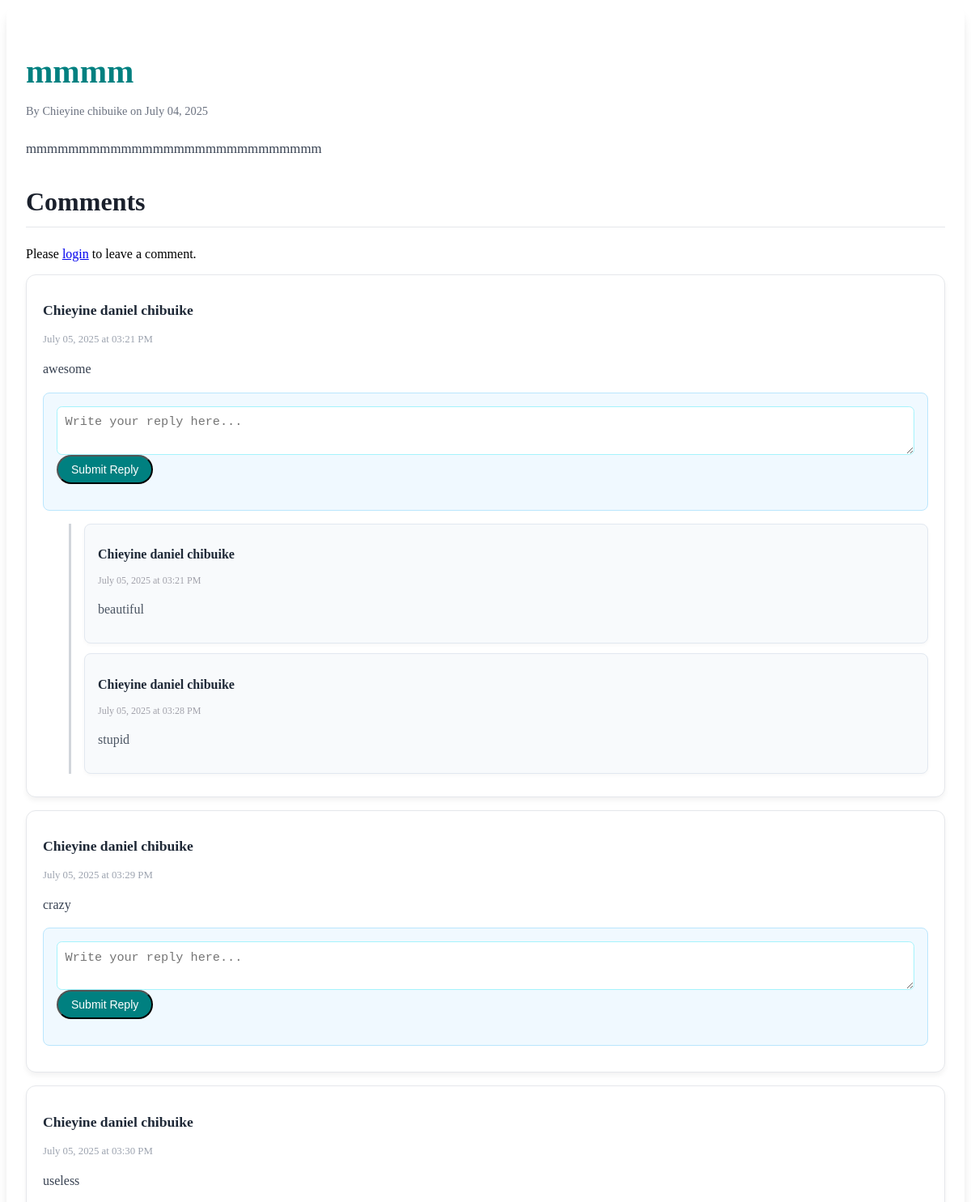
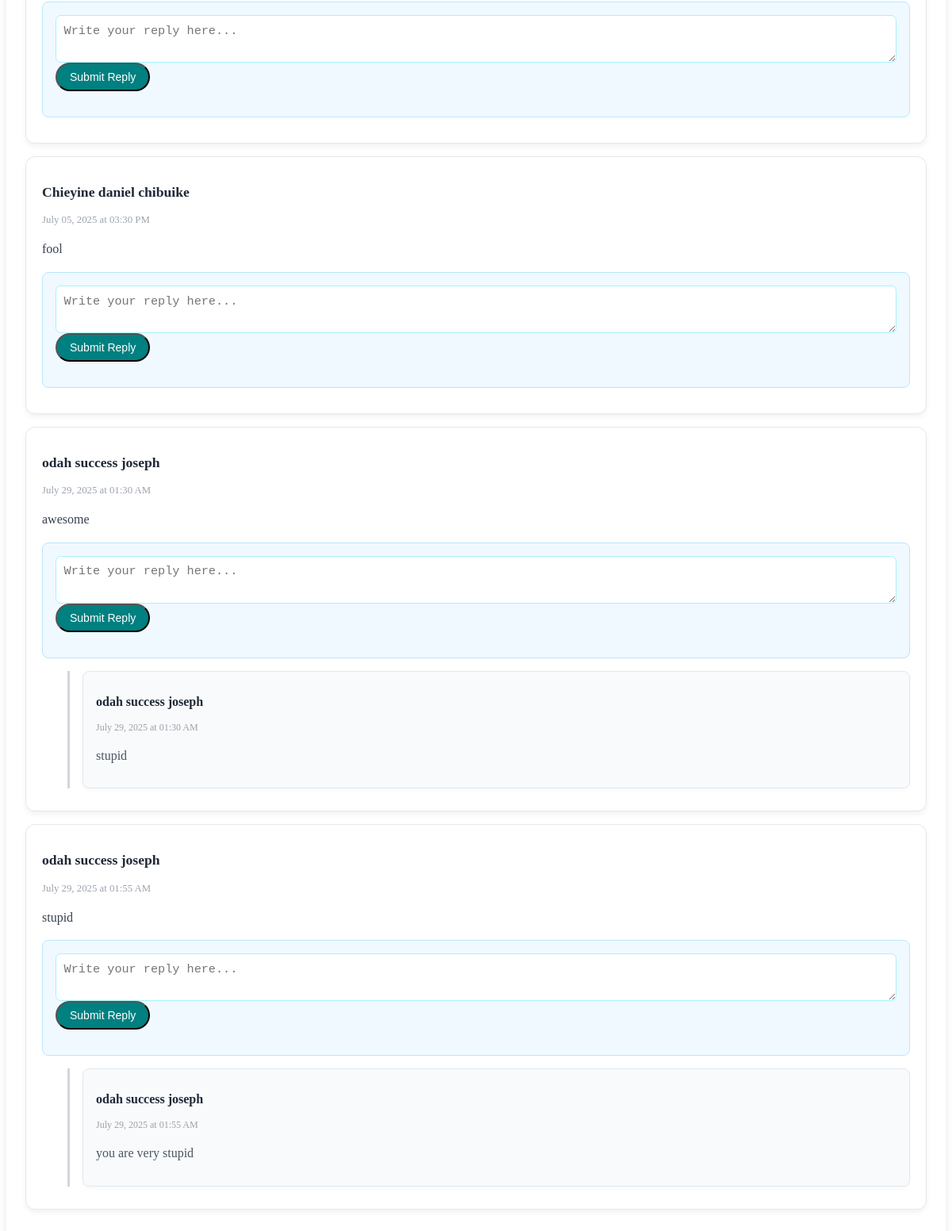
/user/blog_post/1, run on the app's committed database (2 pictures, top to bottom).
### app.py (models this page shows, shortened)
class BlogPost(db.Model):
    id = db.Column(db.Integer, primary_key=True)
    user_id = db.Column(db.Integer, db.ForeignKey('regular_user.id'), nullable=False)
    user_name = db.Column(db.String(100), nullable=False)
    title = db.Column(db.String(255), nullable=False)
    content = db.Column(db.Text, nullable=False)
    created_at = db.Column(db.DateTime, default=datetime.utcnow)
    status = db.Column(db.String(50), default='Pending') # e.g., Pending, Published, Rejected

class Comment(db.Model):
    id = db.Column(db.Integer, primary_key=True)
    blog_post_id = db.Column(db.Integer, db.ForeignKey('blog_post.id'), nullable=False)
    user_id = db.Column(db.Integer, db.ForeignKey('regular_user.id'), nullable=False)
    parent_comment_id = db.Column(db.Integer, db.ForeignKey('comment.id'), nullable=True) # For replies
    comment_text = db.Column(db.Text, nullable=False)
    created_at = db.Column(db.DateTime, default=datetime.utcnow)
    blog_post = db.relationship('BlogPost', backref=db.backref('comments', lazy=True))
    author = db.relationship('RegularUser', backref=db.backref('comments_made', lazy=True))
    parent_comment = db.relationship('Comment', remote_side=[id], backref=db.backref('replies', lazy=True))

class RegularUser(db.Model):
    id = db.Column(db.Integer, primary_key=True)
    full_name = db.Column(db.String(100), nullable=False)
    email = db.Column(db.String(120), unique=True, nullable=False)
    phone_number = db.Column(db.String(20), unique=True, nullable=False)
    profile_picture_filename = db.Column(db.String(255), nullable=True)
    state_of_origin = db.Column(db.String(100), nullable=False)
    lga = db.Column(db.String(100), nullable=False)
    residential_address = db.Column(db.Text, nullable=False)
    password_hash = db.Column(db.String(255), nullable=False)
    registered_at = db.Column(db.DateTime, default=datetime.utcnow)
    bio = db.Column(db.Text, nullable=True) # Added bio field
    interests = db.Column(db.String(255), nullable=True) # Added interests field

### app.py (the view)
@app.route('/user/blog_post/<int:post_id>')
def view_blog_post(post_id):
    blog_post = BlogPost.query.get_or_404(post_id)
    comments = Comment.query.filter_by(blog_post_id=post_id, parent_comment_id=None).order_by(Comment.created_at.asc()).all()
    return render_template('single_blog_post_modal_content.html', blog_post=blog_post, comments=comments)

### templates/single_blog_post_modal_content.html (shortened to what this page needs)
<div class="blog-post-container">
    <h2 class="blog-post-title">{{ blog_post.title }}</h2>
    <p class="blog-post-meta">By {{ blog_post.user_name }} on {{ blog_post.created_at.strftime('%B %d, %Y') }}</p>
    <div class="prose max-w-none mb-8 blog-post-content">
        <p>{{ blog_post.content }}</p>
    </div>
    <h3 class="comments-header">Comments</h3>
    {% if session.get('user_logged_in') %}
    <div class="comment-form-container">
        <h4>Leave a Comment</h4>
        <form id="commentForm" action="{{ url_for('add_comment', post_id=blog_post.id) }}" method="POST">
            <textarea name="comment_text" rows="3" class="comment-textarea" placeholder="Write your comment here..." required></textarea>
            <button type="submit" class="mt-3 submit-btn">
                Submit Comment
            </button>
        </form>
    </div>
    {% else %}
    <p class="text-gray-600 mb-8">Please <a href="{{ url_for('user_login') }}" class="text-teal-600 hover:underline">login</a> to leave a comment.</p>
    {% endif %}
    <div id="comments-section">
        {% if comments %}
            {% for comment in comments %}
                <div class="comment-item">
                    <p class="comment-author">{{ comment.author.full_name }}</p>
                    <p class="comment-timestamp">{{ comment.created_at.strftime('%B %d, %Y at %I:%M %p') }}</p>
                    <p class="comment-text">{{ comment.comment_text }}</p>
                    <div id="reply-form-{{ comment.id }}" class="reply-form-container hidden">
                        <form action="{{ url_for('add_comment', post_id=blog_post.id) }}" method="POST">
                            <textarea name="comment_text" rows="2" class="reply-textarea" placeholder="Write your reply here..." required></textarea>
                            <button type="submit" class="mt-2 reply-submit-btn">
                                Submit Reply
                            </button>
                        </form>
                    </div>
                    <div class="replies-section">
                        {% for reply in comment.replies %}
                            <div class="reply-item">
                                <p class="reply-author">{{ reply.author.full_name }}</p>
                                <p class="reply-timestamp">{{ reply.created_at.strftime('%B %d, %Y at %I:%M %p') }}</p>
                                <p class="reply-text">{{ reply.comment_text }}</p>
                            </div>
                        {% endfor %}
                    </div>
                </div>
            {% endfor %}
        {% else %}
            <p class="text-gray-600 text-center py-4">No comments yet. Be the first to comment!</p>
        {% endif %}
    </div>
</div>

### templates/single_blog_post_modal_content.html (style rules this page uses)
.blog-post-container { background-color: #ffffff; padding: 1.5rem; border-radius: 0.75rem; box-shadow: 0 10px 15px -3px rgba(0, 0, 0, 0.1), 0 4px 6px -2px rgba(0, 0, 0, 0.05); margin-bottom: 2rem; }
.blog-post-title { font-size: 2.5rem; font-weight: 700; color: #008080; margin-bottom: 1rem; line-height: 1.2; }
.blog-post-meta { color: #6b7280; font-size: 0.9rem; margin-bottom: 1.5rem; }
.blog-post-content p { font-size: 1.05rem; line-height: 1.7; color: #374151; margin-bottom: 1rem; }
.comments-header { font-size: 2rem; font-weight: 600; color: #1a202c; margin-top: 2rem; margin-bottom: 1.5rem; border-bottom: 1px solid #e5e7eb; padding-bottom: 0.75rem; }
.comment-item { background-color: #ffffff; border: 1px solid #e5e7eb; border-radius: 0.75rem; padding: 1rem 1.25rem; margin-bottom: 1rem; box-shadow: 0 4px 6px rgba(0, 0, 0, 0.05); }
.comment-author { font-weight: 700; color: #1f2937; font-size: 1.1rem; }
.comment-timestamp { color: #9ca3af; font-size: 0.8rem; margin-bottom: 0.5rem; }
.comment-text { color: #374151; line-height: 1.6; margin-bottom: 0.75rem; }
.reply-form-container { margin-top: 1rem; padding: 1rem; background-color: #f0f9ff; border: 1px solid #bae6fd; border-radius: 0.5rem; }
.reply-textarea { width: 100%; padding: 0.6rem; border: 1px solid #a5f3fc; border-radius: 0.4rem; font-size: 0.95rem; color: #374151; resize: vertical; min-height: 60px; transition: border-color 0.2s ease-in-out, box-shadow 0.2s ease-in-out; }
.reply-submit-btn { background-color: #008080; color: white; padding: 0.5rem 1rem; border-radius: 9999px; font-weight: 500; font-size: 0.875rem; transition: background-color 0.3s ease-in-out, transform 0.2s ease-in-out; }
.replies-section { margin-left: 2rem; margin-top: 1rem; border-left: 3px solid #d1d5db; padding-left: 1rem; }
.reply-item { background-color: #f8fafc; border: 1px solid #e2e8f0; border-radius: 0.5rem; padding: 0.8rem 1rem; margin-bottom: 0.75rem; box-shadow: 0 2px 4px rgba(0, 0, 0, 0.03); }
.reply-author { font-weight: 600; color: #1f2937; font-size: 1rem; }
.reply-timestamp { color: #a1a1aa; font-size: 0.75rem; margin-bottom: 0.4rem; }
.reply-text { color: #4b5563; line-height: 1.5; }

### data on the page
BlogPost: title "mmmm", user_name "Chieyine chibuike", created_at "July 04, 2025", content "mmmmmmmmmmmmmmmmmmmmmmmmmmmm"
Comment: author.full_name "Chieyine daniel chibuike", created_at "July 05, 2025 at 03:21 PM", comment_text "awesome"
Comment: author.full_name "Chieyine daniel chibuike", created_at "July 05, 2025 at 03:21 PM", comment_text "beautiful"
Comment: author.full_name "Chieyine daniel chibuike", created_at "July 05, 2025 at 03:28 PM", comment_text "stupid"
Comment: author.full_name "Chieyine daniel chibuike", created_at "July 05, 2025 at 03:29 PM", comment_text "crazy"
Comment: author.full_name "Chieyine daniel chibuike", created_at "July 05, 2025 at 03:30 PM", comment_text "useless"
Comment: author.full_name "Chieyine daniel chibuike", created_at "July 05, 2025 at 03:30 PM", comment_text "fool"
Comment: author.full_name "odah success joseph", created_at "July 29, 2025 at 01:30 AM", comment_text "awesome"
Comment: author.full_name "odah success joseph", created_at "July 29, 2025 at 01:30 AM", comment_text "stupid"
Comment: author.full_name "odah success joseph", created_at "July 29, 2025 at 01:55 AM", comment_text "stupid"
Comment: author.full_name "odah success joseph", created_at "July 29, 2025 at 01:55 AM", comment_text "you are very stupid"
